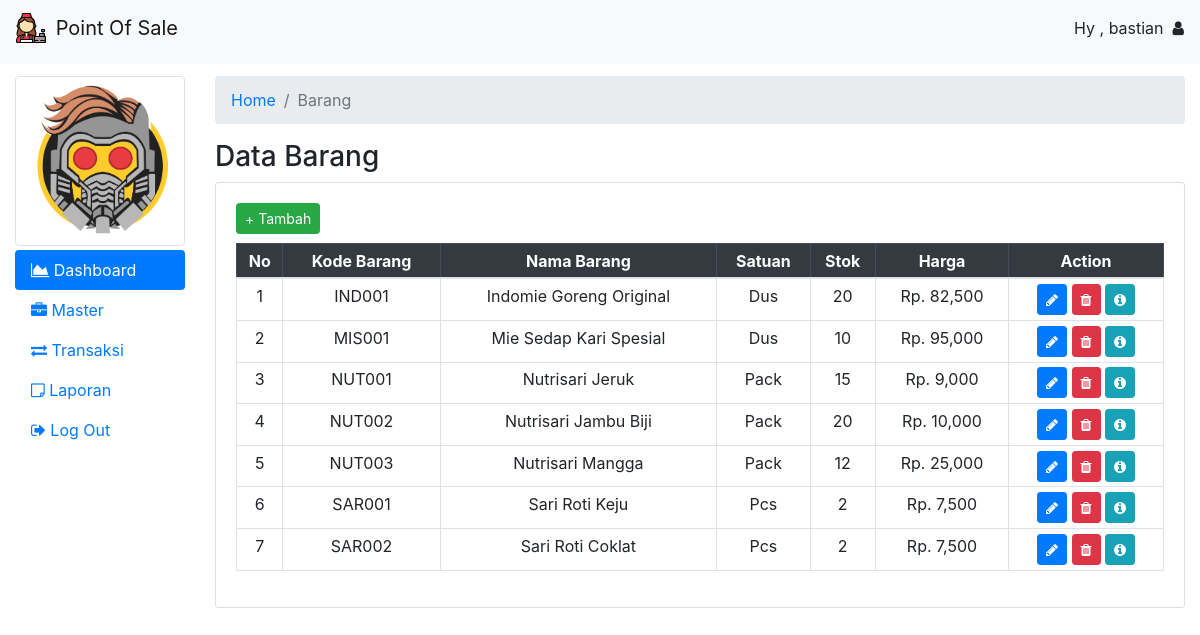
The app's page /admin/barang.php (signed in) with its own data.
### tables this page shows
CREATE TABLE `barang` (
  `kode_barang` char(6) NOT NULL,
  `kode_kategori` int(11) NOT NULL,
  `nama_barang` varchar(100) NOT NULL,
  `satuan` varchar(50) NOT NULL,
  `stok` int(11) NOT NULL,
  `harga_beli` int(11) NOT NULL,
  `harga_jual` int(11) NOT NULL,
  `foto_barang` varchar(255) DEFAULT NULL
);

### admin/barang.php (the view, shortened to what this page needs)
<?php
include 'header.php';
?>
<?php
$query = "SELECT * FROM barang";
$row = mysqli_query($conn, $query);
?>
<nav aria-label="breadcrumb">
    <ol class="breadcrumb">
        <li class="breadcrumb-item"><a href="index.php">Home</a></li>
        <li class="breadcrumb-item active" aria-current="page">Barang</li>
    </ol>
</nav>
<h3>Data Barang</h3>
<div class="card">
    <div class="card-body">
        <a href="barang-store.php"><button type="button" class="btn btn-sm btn-success" style="margin-bottom:1%; margin-top:0%;">+ Tambah</button></a>
        <table class="table table-sm table-bordered table-hover" style=" text-align: center;">
            <thead class="table-dark">
                <th>No</th>
                <th>Kode Barang</th>
                <th>Nama Barang</th>
                <th>Satuan</th>
                <th>Stok</th>
                <th>Harga</th>
                <th>Action</th>
            </thead>
            <?php
            $no = 1;
            while ($data = mysqli_fetch_assoc($row)) {
                ?>
                <tr>
                    <td><?php echo $no ?></td>
                    <td><?php echo $data["kode_barang"]; ?></td>
                    <td><?php echo $data["nama_barang"]; ?></td>
                    <td><?php echo $data["satuan"]; ?></td>
                    <td><?php echo $data["stok"]; ?></td>
                    <td>Rp. <?php echo number_format($data["harga_jual"]); ?></td>
                    <td>
                        <a href="barang-update.php?kode_barang=<?php echo $data['kode_barang']?>"><button type="button" class="btn btn-primary btn-sm" title="Edit"><span class="fa fa-pencil"></span></button></a>
                        <a href="barang-delete.php?kode_barang=<?php echo $data['kode_barang']; ?>" onclick="deleted()"><button type="button" class="btn btn-danger btn-sm" title="Delete"><span class="fa fa-trash"></span></button></a>
                        <a href="barang-detail.php?kode_barang=<?php echo $data['kode_barang']; ?>"><button type="button" class="btn btn-info btn-sm" title="Detail"><span class="fa fa-info-circle"></span></button></a>
                    </td>
                </tr>
                <?php $no++;
            } ?>
        </table>
    </div>
</div>
<?php
include 'footer.php';
?>

### admin/header.php (shortened to what this page needs)
<?php
$username = $_SESSION['username'];
?>
<!DOCTYPE html>
<html lang="en">
<head>
    <link rel="stylesheet" href="https://cdnjs.cloudflare.com/ajax/libs/font-awesome/4.7.0/css/font-awesome.min.css">
    <link rel="stylesheet" href="../assets/global/css/bootstrap.css">
</head>
<body>
    <nav class="navbar navbar-light bg-light" style="margin-bottom:1%;">
        <a class="navbar-brand" href="#">
            <img src="../assets/global/img/logo.svg" width="30" height="30" class="d-inline-block align-top" alt="" style="margin-right:0.2em;">
            <label> Point Of Sale </label>
        </a>
        <div class="">
            <label>Hy , <?php echo $username; ?>&nbsp&nbsp<span class="fa fa-user"></span></label>
        </div>
    </nav>
    <div class="container-fluid">
        <div class="row">
            <div class="col-md-2">
                <div class="row">
                    <div class="col-md-12" style="margin-bottom:2%">
                        <img class="img-thumbnail img-fluid" src="../assets/global/img/star-lord.png">
                    </div>
                </div>
                <ul class="nav nav-pills flex-column">
                    <li class="nav-item">
                        <a class="nav-link active" href="index.php"><span class="fa fa-area-chart"></span> Dashboard</a>
                    </li>
                    <li class="nav-item">
                        <a class="nav-link" href="#master" data-toggle="collapse"><span class="fa fa-briefcase"></span> Master</a>
                    </li>
                    <li class="nav-item">
                        <a class="nav-link" href="#trans" data-toggle="collapse"><span class="fa fa-exchange"></span> Transaksi</a>
                    </li>
                    <li class="nav-item">
                        <a class="nav-link" href="#trans" data-toggle="collapse"><span class="fa fa-sticky-note-o"></span> Laporan</a>
                    </li>
                    <li class="nav-item">
                        <a class="nav-link" href="logout.php" onclick="logout()"><span class="fa fa-sign-out"></span> Log Out</a>
                    </li>
                </ul>
            </div>
            <div class="col-md-10">

### admin/footer.php
</div>
</div>
</div>
</body>
</html>

### records on screen
barang: kode_barang "IND001", nama_barang "Indomie Goreng Original", satuan "Dus", stok "20", harga_jual "82,500"
barang: kode_barang "MIS001", nama_barang "Mie Sedap Kari Spesial", satuan "Dus", stok "10", harga_jual "95,000"
barang: kode_barang "NUT001", nama_barang "Nutrisari Jeruk", satuan "Pack", stok "15", harga_jual "9,000"
barang: kode_barang "NUT002", nama_barang "Nutrisari Jambu Biji", satuan "Pack", stok "20", harga_jual "10,000"
barang: kode_barang "NUT003", nama_barang "Nutrisari Mangga", satuan "Pack", stok "12", harga_jual "25,000"
barang: kode_barang "SAR001", nama_barang "Sari Roti Keju", satuan "Pcs", stok "2", harga_jual "7,500"
barang: kode_barang "SAR002", nama_barang "Sari Roti Coklat", satuan "Pcs", stok "2", harga_jual "7,500"

### other values on screen
$username "bastian"
